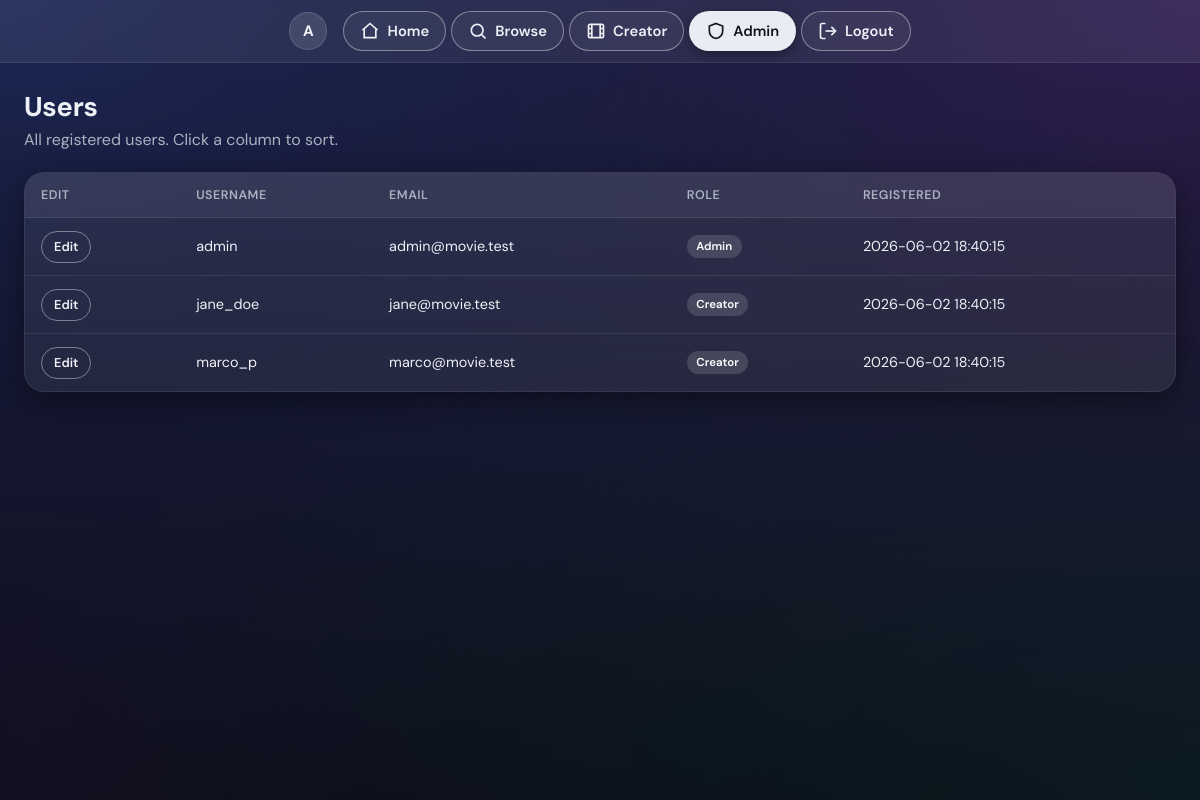
Page /auth/view_users.php (signed in) on the committed database.
### tables this page shows
CREATE TABLE dbProj_users (
    user_id        INT             NOT NULL AUTO_INCREMENT,
    username       VARCHAR(50)     NOT NULL,
    email          VARCHAR(255)    NOT NULL,
    password_hash  VARBINARY(255)  NOT NULL,
    role           ENUM('creator','admin') NOT NULL DEFAULT 'creator',
    is_active      TINYINT(1)      NOT NULL DEFAULT 1,
    created_at     TIMESTAMP       NOT NULL DEFAULT CURRENT_TIMESTAMP,

    CONSTRAINT pk_users          PRIMARY KEY (user_id),
    CONSTRAINT uq_users_username UNIQUE (username),
    CONSTRAINT uq_users_email    UNIQUE (email)
);

### public/auth/view_users.php (the view, shortened to what this page needs)
<?php
$db  = new Database();
$dbc = $db->getConnection();
$display = 10;
$sort = $_GET['sort'] ?? 'rd';
switch ($sort) {
    case 'rd':
    default:   $orderby = 'created_at ASC'; break;
}
$start = isset($_GET['s']) ? (int)$_GET['s'] : 0;
$q = "SELECT user_id, username, email, role, created_at FROM dbProj_users ORDER BY $orderby LIMIT $start, $display";
$r = mysqli_query($dbc, $q);
require __DIR__ . '/../../includes/header.php';
?>
  <div class="page-heading">
    <h1>Users</h1>
    <p>All registered users. Click a column to sort.</p>
  </div>
  <?php if ($r): ?>
    <div class="glass-table-wrap">
      <table class="glass-table">
        <thead>
          <tr>
            <th>Edit</th>
            <th><a href="/auth/view_users.php?sort=un">Username</a></th>
            <th><a href="/auth/view_users.php?sort=em">Email</a></th>
            <th><a href="/auth/view_users.php?sort=ro">Role</a></th>
            <th><a href="/auth/view_users.php?sort=rd">Registered</a></th>
          </tr>
        </thead>
        <tbody>
          <?php while ($row = mysqli_fetch_array($r)): ?>
            <tr>
              <td><a href="/auth/edit_user.php?id=<?= urlencode($row[0]) ?>" class="glass-btn glass-btn--sm">Edit</a></td>
              <td><?= htmlspecialchars($row[1], ENT_QUOTES, 'UTF-8') ?></td>
              <td><?= htmlspecialchars($row[2], ENT_QUOTES, 'UTF-8') ?></td>
              <td><span class="badge-pill" style="background:var(--accent-soft);color:var(--accent-dk)"><?= htmlspecialchars(ucfirst($row[3]), ENT_QUOTES, 'UTF-8') ?></span></td>
              <td><?= htmlspecialchars($row[4], ENT_QUOTES, 'UTF-8') ?></td>
            </tr>
          <?php endwhile; ?>
        </tbody>
      </table>
    </div>
  <?php else: ?>
    <div class="flash flash--error">There was an error loading users: <?= htmlspecialchars(mysqli_error($dbc), ENT_QUOTES, 'UTF-8') ?></div>
  <?php endif; ?>
<?php require __DIR__ . '/../../includes/footer.php'; ?>

### public/css/theme.css (style rules this page uses)
:root { color-scheme: dark; --bg-base: #0b0d12; --ink: #eef1f6; --ink-soft: #aab2c0; --ink-faint: #6f7785; --glass-bg: rgba(255, 255, 255, 0.07); --glass-bg-strong: rgba(255, 255, 255, 0.12); --glass-bg-soft: rgba(255, 255, 255, 0.05); --glass-border: rgba(255, 255, 255, 0.14); --glass-border-soft: rgba(255, 255, 255, 0.08); --glass-blur: 22px; --glass-shadow: 0 8px 32px rgba(0, 0, 0, 0.45); --glass-shadow-lg: 0 18px 50px rgba(0, 0, 0, 0.6); --accent: #e8ecf3; --accent-dk: #ffffff; --accent-soft: rgba(255, 255, 255, 0.14); --accent-ink: #11151c; --ok: #2e9e6b; --warn: #d9912f; --danger: #d65151; --radius-card: 14px; --radius-soft: 20px; --radius-pill: 999px; }
* { box-sizing: border-box; }
html, body { min-height: 100%; }
html { background: var(--bg-base); }
body { margin: 0; background: transparent; color: var(--ink); font-family: "DM Sans", system-ui, -apple-system, sans-serif; -webkit-font-smoothing: antialiased; }
a { text-decoration: none; color: inherit; }
body::before { content: ""; position: fixed; inset: 0; z-index: -1; background: linear-gradient( 180deg, rgba(8, 9, 13, 0.2) 0%, rgba(8, 9, 13, 0.45) 55%, rgba(8, 9, 13, 0.7) 100% ); pointer-events: none; }
.glass-btn { display: inline-flex; align-items: center; justify-content: center; gap: 0.5rem; border: 1px solid rgba(255, 255, 255, 0.4); background: transparent; color: var(--ink); font: inherit; font-weight: 600; font-size: 0.95rem; padding: 0.55rem 1.3rem; border-radius: var(--radius-pill); cursor: pointer; transition: transform 0.15s ease, background 0.2s ease, border-color 0.2s ease; }
.glass-btn--sm { padding: 0.32rem 0.75rem; font-size: 0.8rem; }
.glass-table-wrap { background: var(--glass-bg); backdrop-filter: blur(var(--glass-blur)); -webkit-backdrop-filter: blur(var(--glass-blur)); border: 1px solid var(--glass-border-soft); border-radius: var(--radius-soft); box-shadow: var(--glass-shadow); overflow: hidden; }
.glass-table { width: 100%; border-collapse: collapse; font-size: 0.9rem; }
.glass-table th, .glass-table td { text-align: left; padding: 0.8rem 1rem; border-bottom: 1px solid rgba(255, 255, 255, 0.08); vertical-align: middle; }
.glass-table thead th { background: rgba(255, 255, 255, 0.06); color: var(--ink-soft); font-weight: 600; font-size: 0.78rem; text-transform: uppercase; letter-spacing: 0.04em; }
.glass-table tbody tr { transition: background 0.15s; }
.glass-table tbody tr:last-child td { border-bottom: 0; }
.badge-pill { display: inline-block; padding: 0.18rem 0.6rem; border-radius: var(--radius-pill); font-size: 0.72rem; font-weight: 600; }
.page-heading { margin: 0 0 1.25rem; }
.page-heading h1 { font-weight: 700; font-size: 1.7rem; letter-spacing: -0.01em; margin: 0; }
.page-heading p { color: var(--ink-soft); margin: 0.25rem 0 0; }

### includes/header.php (style rules this page uses)
html, body { margin: 0; min-height: 100%; background: #0b0d12; color: #eef1f6; font-family: "DM Sans", system-ui, -apple-system, sans-serif }

### rows in the picture
dbproj_users: username "admin", email "admin@movie.test", role "Admin", created_at "2026-06-02 18:40:15"
dbproj_users: username "jane_doe", email "jane@movie.test", role "Creator", created_at "2026-06-02 18:40:15"
dbproj_users: username "marco_p", email "marco@movie.test", role "Creator", created_at "2026-06-02 18:40:15"

### other values in the picture
substr($username ?: 'U', 0, 1) "A"
